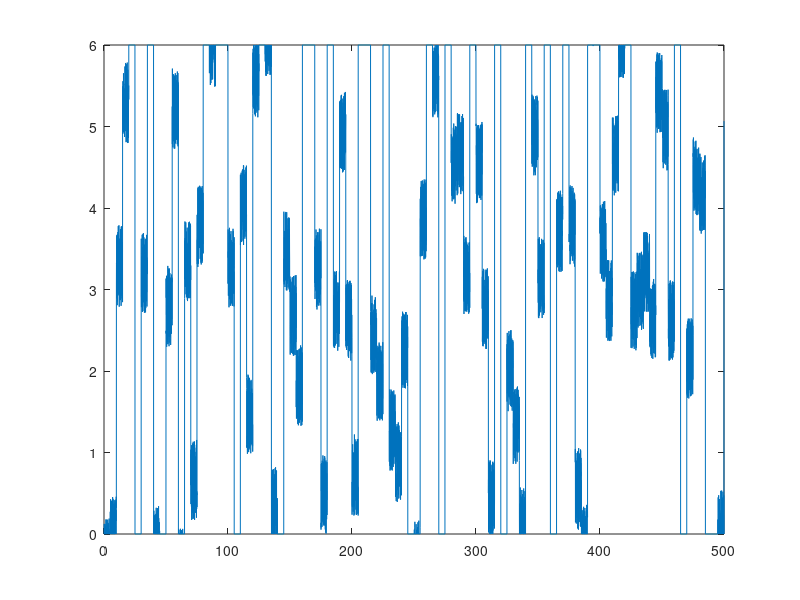
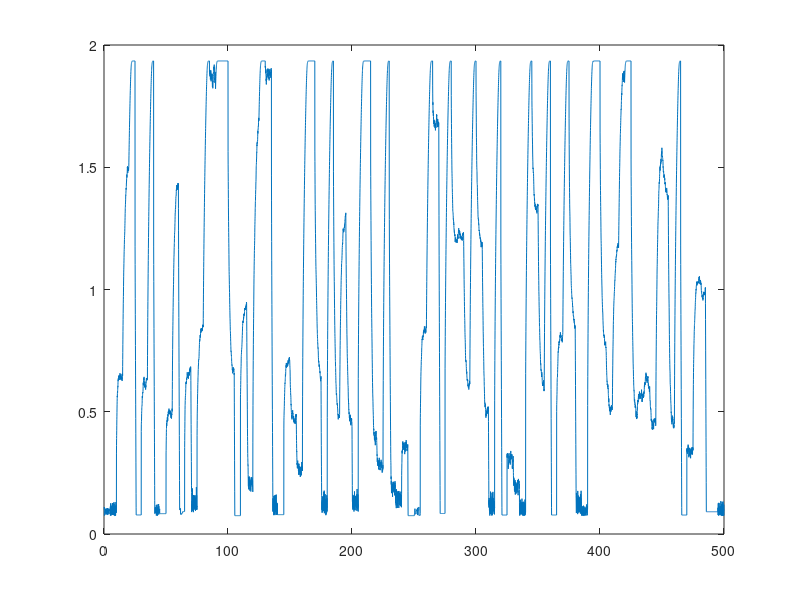

Write the MATLAB code that produced these figures, in order.
clc;
clear all;

load('veriler_2018');

figure
plot(t,u)

figure
plot(t,y)

y0=y(3:end);
u1=u(2:end-1);
y1=y(2:end-1);
u2=u(1:end-2);
y2=y(1:end-2);

uy=[u2, u1, y2, y1, y0];

% y0=y(2:end);
% u1=u(1:end-1);
% y1=y(1:end-1);
% 
% uy=[u1, y1, y0];

%  neuroFuzzyDesigner

